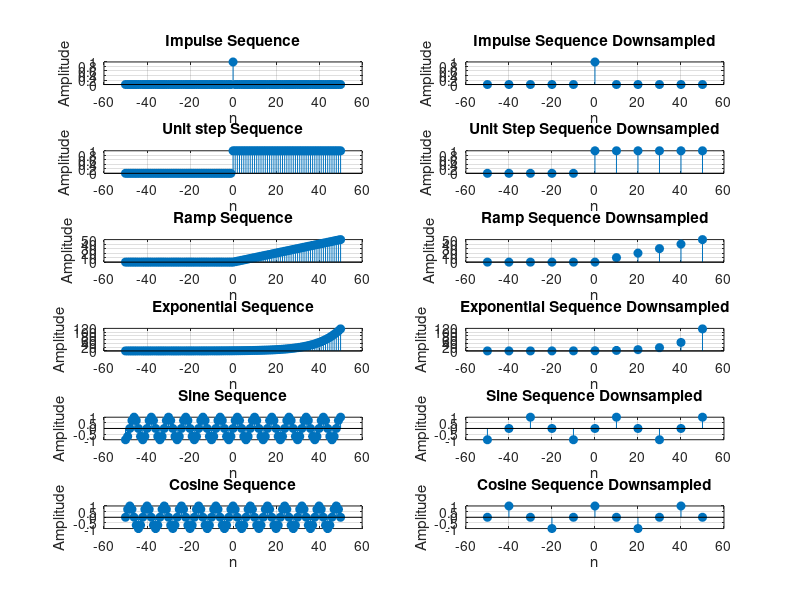

MATLAB code to generate this figure:
n = -50:50;
impulse = zeros(size(n));
impulse(n==0) = 1;

unit_step = double(n>=0);

ramp = max(0,n);

a= 1.1;
exponential = a .^ n;

omega = pi/4;
sine = sin(omega*n);

cosine = cos(omega*n);

downsample_factor = 10;

%downsample sequences
impulse_down = impulse(1:downsample_factor:end);
unit_step_down = unit_step(1:downsample_factor:end);
ramp_down = ramp(1:downsample_factor:end);
exponential_down = exponential(1:downsample_factor:end);
sine_down = sine(1:downsample_factor:end);
cosine_down = cosine(1:downsample_factor:end);

figure;

subplot(6,2,1);
stem(n,impulse,"filled");
title('Impulse Sequence');
xlabel('n');
ylabel('Amplitude');
grid on;

subplot(6,2,2);
stem(n(1:downsample_factor:end),impulse_down,"filled");
title('Impulse Sequence Downsampled');
xlabel('n');
ylabel('Amplitude');
grid on;

subplot(6,2,3);
stem(n,unit_step,"filled");
title('Unit step Sequence');
xlabel('n');
ylabel('Amplitude');
grid on;

subplot(6,2,4);
stem(n(1:downsample_factor:end),unit_step_down,"filled");
title('Unit Step Sequence Downsampled');
xlabel('n');
ylabel('Amplitude');
grid on;

subplot(6,2,5);
stem(n,ramp,"filled");
title('Ramp Sequence');
xlabel('n');
ylabel('Amplitude');
grid on;

subplot(6,2,6);
stem(n(1:downsample_factor:end),ramp_down,"filled");
title('Ramp Sequence Downsampled');
xlabel('n');
ylabel('Amplitude');
grid on;

subplot(6,2,7);
stem(n,exponential,"filled");
title('Exponential Sequence');
xlabel('n');
ylabel('Amplitude');
grid on;

subplot(6,2,8);
stem(n(1:downsample_factor:end),exponential_down,"filled");
title('Exponential Sequence Downsampled');
xlabel('n');
ylabel('Amplitude');
grid on;

subplot(6,2,9);
stem(n,sine,"filled");
title('Sine Sequence');
xlabel('n');
ylabel('Amplitude');
grid on;

subplot(6,2,10);
stem(n(1:downsample_factor:end),sine_down,"filled");
title('Sine Sequence Downsampled');
xlabel('n');
ylabel('Amplitude');
grid on;

subplot(6,2,11);
stem(n,cosine,"filled");
title('Cosine Sequence');
xlabel('n');
ylabel('Amplitude');
grid on;

subplot(6,2,12);
stem(n(1:downsample_factor:end),cosine_down,"filled");
title('Cosine Sequence Downsampled');xlabel('n');
ylabel('Amplitude');
grid on;

